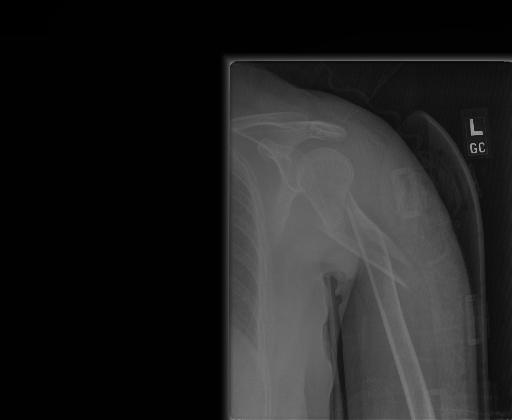
#> input picture project_name/data/test/images/image1_1000_png.rf.a53c5e186c03961bf88075c6e3e94cf6.jpg, 512 x 420 px; its folder holds only this picture in this run
$ python preprocessing.py
#> lines starting #> are read from the running program, lines starting #| are printed output that depends on the picture
#> further down, img is the input picture: shape (420, 512); min 0, max 175, mean 33.5
# Since we are using a sliding-window CNN, a bit of preprocessing is needed since the images in the training data
# are most definitely not the same size (some are 2048 x 2048, some are 135 x 300)
import cv2
import os


def resize_img(img, target_size = 512):
#> called with target_size = 512
    height, width = img.shape
#> height = 420; width = 512

    # due to the non
    scale = target_size / max(height, width)
#> scale = 1
    new_width = int(width * scale)
#> new_width = 512
    new_height = int(height * scale)
#> new_height = 420

    resized_image = cv2.resize(img, (new_width, new_height))

    # Now we add pad (if needed) to places that are not resized
    pad_top = (target_size- new_height) // 2
#> pad_top = 46
    pad_bottom = target_size - new_height - pad_top
#> pad_bottom = 46
    pad_left = (target_size - new_width)// 2
#> pad_left = 0
    pad_right = target_size - new_width - pad_left
#> pad_right = 0

    padded_img = cv2.copyMakeBorder(resized_image, pad_top, pad_bottom, pad_left, pad_right, borderType=cv2.BORDER_CONSTANT, value=0)
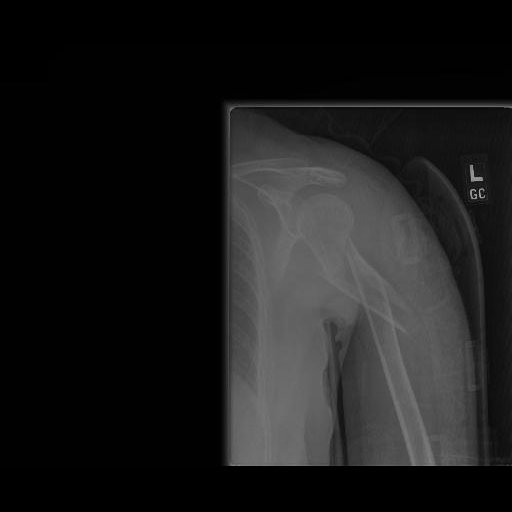
#> padded_img: shape (512, 512); min 0, max 175, mean 27.5

    return padded_img.astype("float32")


input_dir = "../project_name/data/test/images"
output_dir = "data/test/images"


# take image and put it into the data repo for this data
for filename in os.listdir(input_dir):
    if not filename.lower().endswith('.jpg'):
        print("non .jpg found\n")
        continue

    input_path = os.path.join(input_dir, filename)
    output_path = os.path.join(output_dir, filename)

    img = cv2.imread(input_path, cv2.IMREAD_GRAYSCALE)
    if img is None:
        print(f"Failed to load image: {filename}")
        continue

    # Since almost all pictures are max 512 wide/long, it makes sense to keep resize all to 512 by 512 to keep most data and not make them unnecessary big
    resized = resize_img(img, 512)

    print(f"{filename}: min={resized.min()}, max={resized.max()}")
#| image1_1000_png.rf.a53c5e186c03961bf88075c6e3e94cf6.jpg: min=0.0, max=175.0
    # scale it to 0-255 to save as image
    resized_uint8 = cv2.normalize(resized, None, 0, 255, cv2.NORM_MINMAX).astype('uint8')
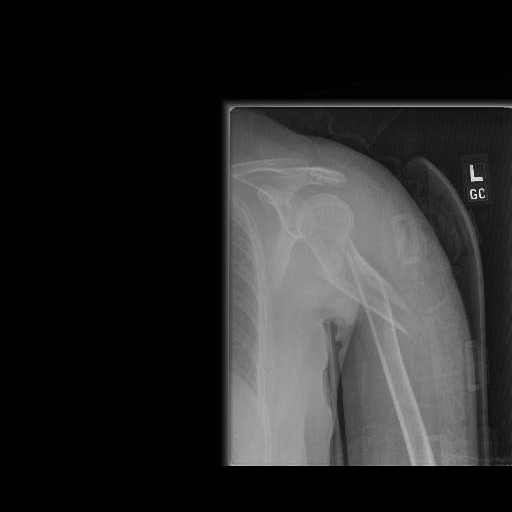
#> resized_uint8: shape (512, 512); min 0, max 255, mean 39.6
    cv2.imwrite(output_path, resized_uint8)
    print(f"Saved resized image to {output_path}")

$ run again, on project_name/data/test/images/image1_1359_png.rf.7475a35f950cea14d8dcd975042229b2.jpg
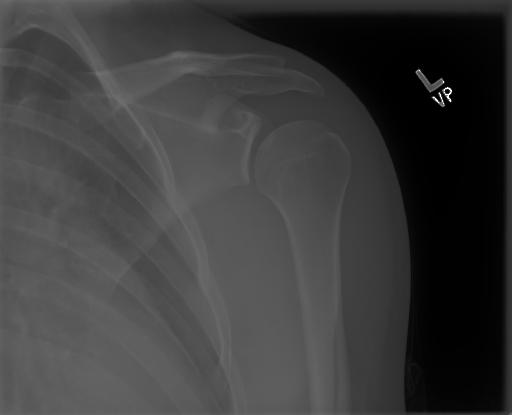
#> input picture project_name/data/test/images/image1_1359_png.rf.7475a35f950cea14d8dcd975042229b2.jpg, 512 x 415 px
#> img is the input picture: shape (415, 512); min 0, max 255, mean 59.6
#> in resize_img, `padded_img = cv2.copyMakeBorder(resized_image, pad_top, pad_bottom, pa..`:
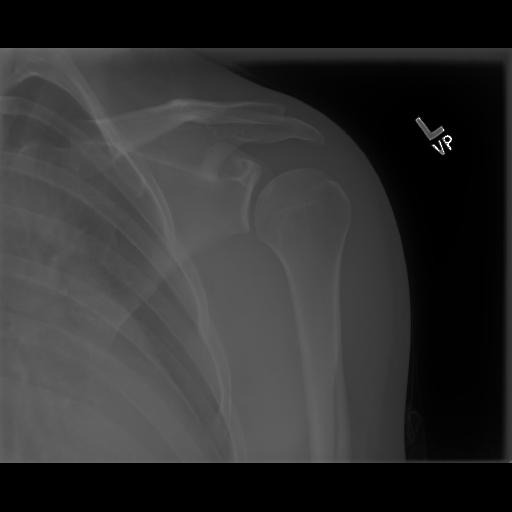
#> padded_img: shape (512, 512); min 0, max 255, mean 48.3
#| image1_1359_png.rf.7475a35f950cea14d8dcd975042229b2.jpg: min=0.0, max=255.0

$ run again, on project_name/data/test/images/image1_154_png.rf.bf5cc83ea60cb0fd21d1f21ab7055f9d.jpg
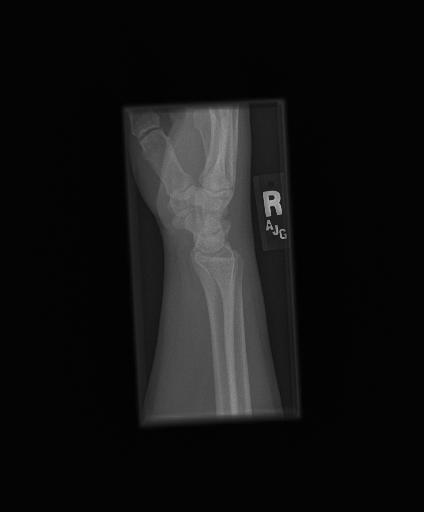
#> input picture project_name/data/test/images/image1_154_png.rf.bf5cc83ea60cb0fd21d1f21ab7055f9d.jpg, 424 x 512 px
#> img is the input picture: shape (512, 424); min 0, max 184, mean 19.2
#> in resize_img, `padded_img = cv2.copyMakeBorder(resized_image, pad_top, pad_bottom, pa..`:
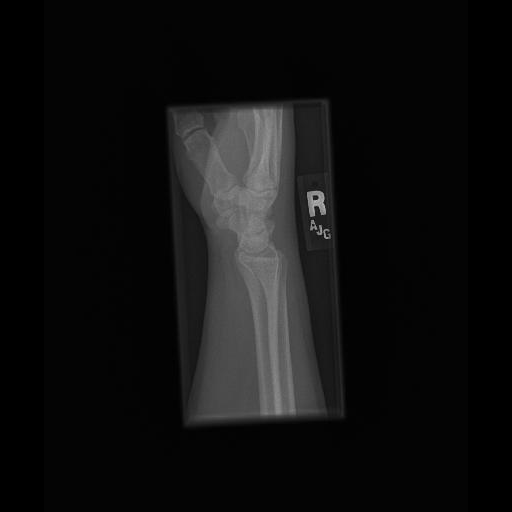
#> padded_img: shape (512, 512); min 0, max 184, mean 15.9
#| image1_154_png.rf.bf5cc83ea60cb0fd21d1f21ab7055f9d.jpg: min=0.0, max=184.0
#> `resized_uint8 = cv2.normalize(resized, None, 0, 255, cv2.NORM_MINMAX)...`:
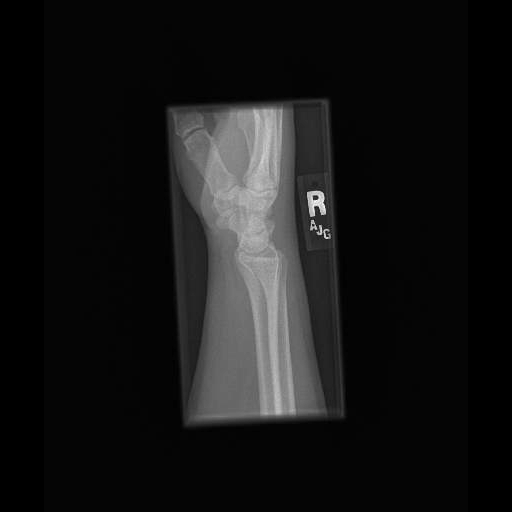
#> resized_uint8: shape (512, 512); min 0, max 255, mean 21.7
